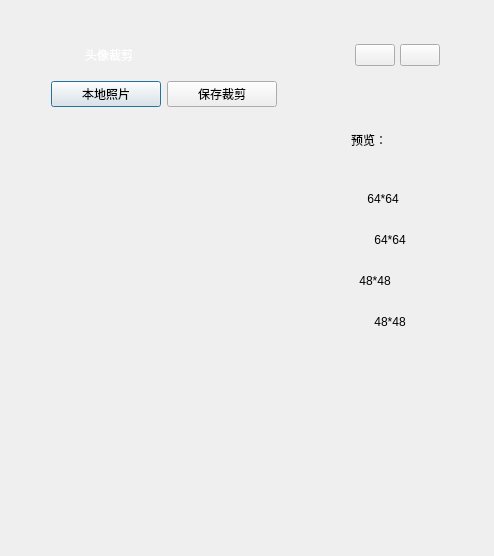
<?xml version="1.0" encoding="UTF-8"?>
<ui version="4.0">
 <class>HeadDialog</class>
 <widget class="QDialog" name="HeadDialog">
  <property name="geometry">
   <rect>
    <x>0</x>
    <y>0</y>
    <width>494</width>
    <height>556</height>
   </rect>
  </property>
  <property name="windowTitle">
   <string>Dialog</string>
  </property>
  <widget class="QWidget" name="widgetBody" native="true">
   <property name="geometry">
    <rect>
     <x>40</x>
     <y>70</y>
     <width>400</width>
     <height>417</height>
    </rect>
   </property>
   <layout class="QVBoxLayout" name="verticalLayout_3">
    <property name="leftMargin">
     <number>2</number>
    </property>
    <property name="topMargin">
     <number>2</number>
    </property>
    <property name="rightMargin">
     <number>2</number>
    </property>
    <property name="bottomMargin">
     <number>2</number>
    </property>
    <item>
     <widget class="QWidget" name="widgetButton" native="true">
      <layout class="QHBoxLayout" name="horizontalLayout_2">
       <item>
        <widget class="QPushButton" name="btnLoad">
         <property name="minimumSize">
          <size>
           <width>110</width>
           <height>24</height>
          </size>
         </property>
         <property name="text">
          <string>本地照片</string>
         </property>
         <property name="icon">
          <iconset>
           <normaloff>:/PictureEdit/Resources/photo.png</normaloff>:/PictureEdit/Resources/photo.png</iconset>
         </property>
        </widget>
       </item>
       <item>
        <widget class="QPushButton" name="btnSave">
         <property name="minimumSize">
          <size>
           <width>110</width>
           <height>24</height>
          </size>
         </property>
         <property name="text">
          <string>保存裁剪</string>
         </property>
         <property name="icon">
          <iconset>
           <normaloff>:/PictureEdit/Resources/svae.png</normaloff>:/PictureEdit/Resources/svae.png</iconset>
         </property>
        </widget>
       </item>
       <item>
        <spacer name="horizontalSpacer">
         <property name="orientation">
          <enum>Qt::Horizontal</enum>
         </property>
         <property name="sizeHint" stdset="0">
          <size>
           <width>169</width>
           <height>20</height>
          </size>
         </property>
        </spacer>
       </item>
      </layout>
     </widget>
    </item>
    <item>
     <layout class="QHBoxLayout" name="horizontalLayout_3" stretch="0,0">
      <property name="spacing">
       <number>0</number>
      </property>
      <item>
       <widget class="QWidget" name="widgetLoad" native="true">
        <property name="minimumSize">
         <size>
          <width>300</width>
          <height>0</height>
         </size>
        </property>
        <property name="styleSheet">
         <string notr="true"/>
        </property>
        <layout class="QHBoxLayout" name="horizontalLayout">
         <property name="spacing">
          <number>0</number>
         </property>
         <property name="leftMargin">
          <number>0</number>
         </property>
         <property name="topMargin">
          <number>0</number>
         </property>
         <property name="rightMargin">
          <number>0</number>
         </property>
         <property name="bottomMargin">
          <number>0</number>
         </property>
         <item alignment="Qt::AlignHCenter|Qt::AlignVCenter">
          <widget class="QLabel" name="labelPreview">
           <property name="minimumSize">
            <size>
             <width>150</width>
             <height>150</height>
            </size>
           </property>
           <property name="text">
            <string/>
           </property>
           <property name="alignment">
            <set>Qt::AlignCenter</set>
           </property>
          </widget>
         </item>
        </layout>
       </widget>
      </item>
      <item>
       <widget class="QWidget" name="widgetView" native="true">
        <layout class="QVBoxLayout" name="verticalLayout_2">
         <property name="spacing">
          <number>10</number>
         </property>
         <item>
          <widget class="QLabel" name="label">
           <property name="styleSheet">
            <string notr="true"/>
           </property>
           <property name="text">
            <string>预览：</string>
           </property>
          </widget>
         </item>
         <item>
          <widget class="QLabel" name="label64">
           <property name="minimumSize">
            <size>
             <width>64</width>
             <height>64</height>
            </size>
           </property>
           <property name="maximumSize">
            <size>
             <width>48</width>
             <height>48</height>
            </size>
           </property>
           <property name="text">
            <string>64*64</string>
           </property>
           <property name="alignment">
            <set>Qt::AlignCenter</set>
           </property>
          </widget>
         </item>
         <item>
          <widget class="QLabel" name="label_2">
           <property name="text">
            <string>64*64</string>
           </property>
           <property name="alignment">
            <set>Qt::AlignCenter</set>
           </property>
          </widget>
         </item>
         <item>
          <widget class="QLabel" name="label48">
           <property name="minimumSize">
            <size>
             <width>48</width>
             <height>48</height>
            </size>
           </property>
           <property name="maximumSize">
            <size>
             <width>48</width>
             <height>48</height>
            </size>
           </property>
           <property name="text">
            <string>48*48</string>
           </property>
           <property name="alignment">
            <set>Qt::AlignCenter</set>
           </property>
          </widget>
         </item>
         <item>
          <widget class="QLabel" name="label_3">
           <property name="text">
            <string>48*48</string>
           </property>
           <property name="alignment">
            <set>Qt::AlignCenter</set>
           </property>
          </widget>
         </item>
         <item>
          <spacer name="verticalSpacer">
           <property name="orientation">
            <enum>Qt::Vertical</enum>
           </property>
           <property name="sizeHint" stdset="0">
            <size>
             <width>20</width>
             <height>111</height>
            </size>
           </property>
          </spacer>
         </item>
        </layout>
       </widget>
      </item>
     </layout>
    </item>
   </layout>
  </widget>
  <widget class="QWidget" name="widgetWinTitle" native="true">
   <property name="geometry">
    <rect>
     <x>40</x>
     <y>40</y>
     <width>400</width>
     <height>30</height>
    </rect>
   </property>
   <property name="minimumSize">
    <size>
     <width>0</width>
     <height>30</height>
    </size>
   </property>
   <property name="maximumSize">
    <size>
     <width>16777215</width>
     <height>30</height>
    </size>
   </property>
   <layout class="QHBoxLayout" name="horizontalLayout_4" stretch="0,1,0,0">
    <property name="spacing">
     <number>5</number>
    </property>
    <property name="leftMargin">
     <number>10</number>
    </property>
    <property name="topMargin">
     <number>0</number>
    </property>
    <property name="rightMargin">
     <number>0</number>
    </property>
    <property name="bottomMargin">
     <number>0</number>
    </property>
    <item>
     <widget class="QLabel" name="labelWinIcon">
      <property name="minimumSize">
       <size>
        <width>30</width>
        <height>30</height>
       </size>
      </property>
      <property name="maximumSize">
       <size>
        <width>30</width>
        <height>30</height>
       </size>
      </property>
      <property name="text">
       <string/>
      </property>
      <property name="pixmap">
       <pixmap>:/resource/images/robot.png</pixmap>
      </property>
     </widget>
    </item>
    <item>
     <widget class="QLabel" name="labelWinTitle">
      <property name="styleSheet">
       <string notr="true">color: #FFFFFF;</string>
      </property>
      <property name="text">
       <string>头像裁剪</string>
      </property>
     </widget>
    </item>
    <item>
     <widget class="QPushButton" name="btnWinMin">
      <property name="focusPolicy">
       <enum>Qt::NoFocus</enum>
      </property>
      <property name="text">
       <string/>
      </property>
      <property name="icon">
       <iconset>
        <normaloff>:/resource/common/ic_min.png</normaloff>:/resource/common/ic_min.png</iconset>
      </property>
     </widget>
    </item>
    <item>
     <widget class="QPushButton" name="btnWinClose">
      <property name="focusPolicy">
       <enum>Qt::NoFocus</enum>
      </property>
      <property name="text">
       <string/>
      </property>
      <property name="icon">
       <iconset>
        <normaloff>:/resource/common/ic_close_white.png</normaloff>:/resource/common/ic_close_white.png</iconset>
      </property>
     </widget>
    </item>
   </layout>
  </widget>
 </widget>
 <resources/>
 <connections/>
</ui>
